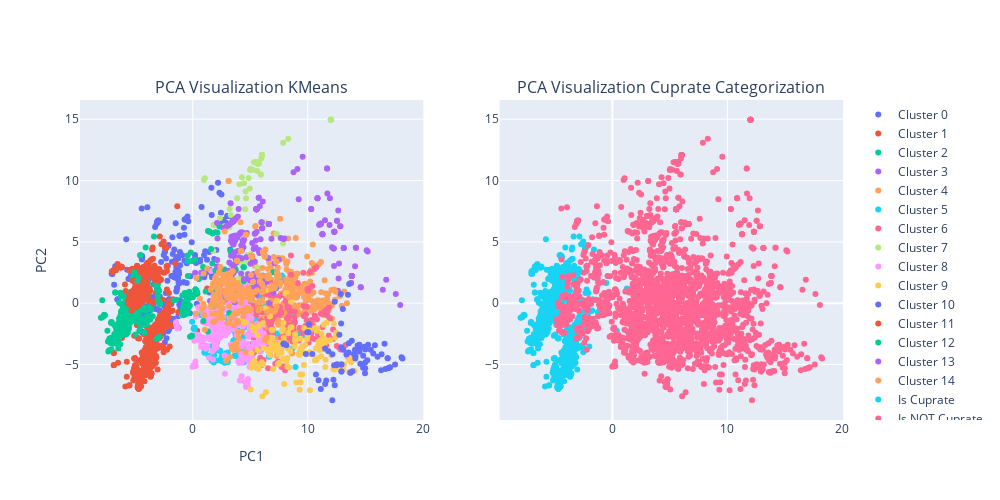

The cell this chart's notebook holds for it:
### Code cell
fig = py.subplots.make_subplots(rows=1, cols=2,
    subplot_titles=("PCA Visualization KMeans", "PCA Visualization Cuprate Categorization"))

for i in range(n_clusters):
    fig.add_trace( go.Scatter(
                        x = clusters[i]["PC1_2d"],
                        y = clusters[i]["PC2_2d"],
                        mode = "markers",
                        name = "Cluster {}".format(i),
                        text = None),
                        row=1, col=1
                )
for cuprate_or_not in ['Is Cuprate', 'Is NOT Cuprate']:
    fig.add_trace( go.Scatter(
                        x = plotX[plotX['is_cuprate'] == (cuprate_or_not=='Is Cuprate')]["PC1_2d"],
                        y = plotX[plotX['is_cuprate'] == (cuprate_or_not=='Is Cuprate')]["PC2_2d"],
                        mode = "markers",
                        name = cuprate_or_not,
                        text = None),
                        row=1, col=2
                )

fig.update_layout(
    xaxis= dict(title= 'PC1',ticklen= 5,zeroline= False),
    yaxis= dict(title= 'PC2',ticklen= 5,zeroline= False),
    autosize=False,
    width=1000,
    height=500)
fig.show()

### Figure 1 — Plotly figure (JSON) as saved in the notebook; plotly's stock layout.template omitted (floating-point values rounded to 4 significant figures; data arrays with more than 128 entries replaced by an {"elided": "..."} marker saying what was removed)
{"data": [{"mode": "markers", "name": "Cluster 0", "type": "scatter", "x": {"elided": "336 float values"}, "xaxis": "x", "y": {"elided": "336 float values"}, "yaxis": "y"}, {"mode": "markers", "name": "Cluster 1", "type": "scatter", "x": {"elided": "465 float values"}, "xaxis": "x", "y": {"elided": "465 float values"}, "yaxis": "y"}, {"mode": "markers", "name": "Cluster 2", "type": "scatter", "x": {"elided": "758 float values"}, "xaxis": "x", "y": {"elided": "758 float values"}, "yaxis": "y"}, {"mode": "markers", "name": "Cluster 3", "type": "scatter", "x": [12.82, 10.84, 11.12, 16.82, 13.76, 8.762, 12.67, 13.82, 11.12, 9.555, 10.84, 9.101, 12.54, 11.0, 13.13, 11.12, 11.0, 12.31, 13.13, 10.3, 12.65, 11.12, 15.21, 14.6, 9.208, 12.54, 12.31, 13.82, 11.68, 14.11, 14.18, 15.12, 14.18, 11.7, 12.25, 13.82, 13.13, 12.71, 12.31, 11.68, 12.62, 11.12, 11.27, 10.84, 17.65, 11.27, 11.27, 10.3, 12.1, 12.82, 16.52, 11.89, 14.6, 13.82, 12.28, 12.25, 11.93, 18.03, 11.27, 13.76, 11.5, 12.31], "xaxis": "x", "y": [6.279, 8.565, 6.486, 1.908, 1.637, 10.67, 2.02, 2.206, 6.486, 11.95, 8.565, 10.94, 6.729, 6.405, 4.506, 6.486, 6.405, 5.821, 4.506, 7.674, 7.548, 6.486, 4.214, 1.292, 8.469, 6.729, 5.821, 2.206, 10.98, 3.018, 4.526, 4.308, 4.526, 8.944, 4.458, 2.206, 4.506, 3.244, 5.821, 10.98, 1.014, 6.486, 5.611, 8.565, 0.7532, 5.611, 5.611, 7.674, 4.55, 6.279, 1.098, 6.37, 1.292, 2.206, 3.032, 4.458, 8.548, -0.1419, 5.611, 1.637, 6.752, 5.821], "yaxis": "y"}, {"mode": "markers", "name": "Cluster 4", "type": "scatter", "x": {"elided": "433 float values"}, "xaxis": "x", "y": {"elided": "433 float values"}, "yaxis": "y"}, {"mode": "markers", "name": "Cluster 5", "type": "scatter", "x": {"elided": "153 float values"}, "xaxis": "x", "y": {"elided": "153 float values"}, "yaxis": "y"}, {"mode": "markers", "name": "Cluster 6", "type": "scatter", "x": {"elided": "170 float values"}, "xaxis": "x", "y": {"elided": "170 float values"}, "yaxis": "y"}, {"mode": "markers", "name": "Cluster 7", "type": "scatter", "x": [12.0, 12.0, 1.838, 5.521, 3.214, 5.957, 7.864, 5.318, 4.373, 4.774, 4.303, 6.021, 12.0, 5.521, 4.556, 5.521, 4.991, 3.929, 6.021, 4.638, 4.447, 5.927, 4.62, 12.0, 6.021, 6.021, 4.754, 1.797, 6.021, 3.865, 5.196, 4.752, 4.158, 4.86, 4.503, 5.731, 4.818, 1.838, 2.741, 4.839, 4.277, 12.0, 6.402, 7.297, 12.0, 5.293, 5.608, 4.963, 1.838, 5.521, 0.9734, 1.058, 5.927, 12.0, 8.298, 5.205, 5.234, 3.203, 4.052, 6.021, 4.315, 4.595, 5.731, 12.0, 2.382, 5.637, 4.411, 7.853, 5.045, 6.3, 5.609, 3.305, 5.018, 5.731], "xaxis": "x", "y": [14.96, 14.96, 6.386, 11.52, 7.678, 11.79, 13.07, 11.48, 1.969, 2.409, 3.181, 12.08, 14.96, 11.52, 7.658, 11.52, 10.86, 1.99, 12.08, 8.549, 9.771, 10.5, 3.357, 14.96, 12.08, 12.08, 3.672, 4.254, 12.08, 8.563, 1.684, 3.92, 2.098, 10.2, 3.386, 11.38, 1.154, 6.386, 6.281, 1.223, 10.28, 14.96, 6.412, 5.642, 14.96, 1.541, 2.901, 9.358, 6.386, 11.52, 10.05, 10.18, 10.5, 14.96, 13.41, 10.88, 1.627, 6.184, 9.692, 12.08, 3.348, 9.099, 11.38, 14.96, 6.952, 11.35, 3.02, 4.863, 3.988, 6.577, 10.78, 7.195, 10.94, 11.38], "yaxis": "y"}, {"mode": "markers", "name": "Cluster 8", "type": "scatter", "x": {"elided": "375 float values"}, "xaxis": "x", "y": {"elided": "375 float values"}, "yaxis": "y"}, {"mode": "markers", "name": "Cluster 9", "type": "scatter", "x": {"elided": "169 float values"}, "xaxis": "x", "y": {"elided": "169 float values"}, "yaxis": "y"}, {"mode": "markers", "name": "Cluster 10", "type": "scatter", "x": [12.93, 15.17, 16.75, 14.15, 15.0, 14.81, 14.99, 16.41, 11.13, 12.14, 12.29, 11.6, 16.07, 7.975, 10.1, 14.1, 14.66, 7.908, 17.59, 14.13, 12.74, 14.49, 12.9, 11.52, 13.54, 14.98, 14.82, 11.51, 17.06, 12.5, 17.16, 12.34, 12.55, 11.79, 14.49, 12.23, 9.956, 13.6, 14.95, 14.56, 12.35, 18.23, 14.34, 7.234, 12.93, 13.69, 15.0, 16.94, 13.75, 16.38, 10.94, 13.49, 14.17, 12.91, 10.39, 15.83, 13.09, 12.87, 12.92, 15.47, 12.92, 13.57, 18.15, 16.68, 13.36, 10.07, 10.71, 12.13, 9.837, 7.907, 14.02, 16.95, 13.83, 8.139, 14.42, 15.24, 7.897, 15.69, 16.99, 13.05, 13.88], "xaxis": "x", "y": [-5.566, -4.656, -5.378, -4.329, -3.784, -5.263, -5.312, -4.168, -7.003, -4.174, -5.055, -6.297, -4.375, -3.343, -1.729, -3.797, -3.589, -3.285, -5.006, -4.511, -2.583, -3.381, -1.653, -3.699, -4.03, -5.725, -4.29, -6.584, -5.27, -5.063, -5.229, 0.1133, -4.986, -3.925, -3.951, -6.242, -2.379, 1.557, -3.562, -4.935, -6.684, -4.519, -3.451, 1.196, -5.566, -5.675, -4.828, -4.493, -5.663, -5.464, -6.279, 0.6918, -3.814, -3.586, -4.14, -3.429, -3.808, 0.7469, -4.998, -3.801, -4.998, -3.274, -4.403, -3.3, -4.179, -2.363, -5.823, -7.917, -4.153, -3.324, -4.152, -4.488, -3.065, -3.438, -3.769, -3.4, -3.305, -4.111, -5.298, -0.476, -5.561], "yaxis": "y"}, {"mode": "markers", "name": "Cluster 11", "type": "scatter", "x": {"elided": "1307 float values"}, "xaxis": "x", "y": {"elided": "1307 float values"}, "yaxis": "y"}, {"mode": "markers", "name": "Cluster 12", "type": "scatter", "x": {"elided": "140 float values"}, "xaxis": "x", "y": {"elided": "140 float values"}, "yaxis": "y"}, {"mode": "markers", "name": "Cluster 13", "type": "scatter", "x": {"elided": "172 float values"}, "xaxis": "x", "y": {"elided": "172 float values"}, "yaxis": "y"}, {"mode": "markers", "name": "Cluster 14", "type": "scatter", "x": {"elided": "305 float values"}, "xaxis": "x", "y": {"elided": "305 float values"}, "yaxis": "y"}, {"mode": "markers", "name": "Is Cuprate", "type": "scatter", "x": {"elided": "2497 float values"}, "xaxis": "x2", "y": {"elided": "2497 float values"}, "yaxis": "y2"}, {"mode": "markers", "name": "Is NOT Cuprate", "type": "scatter", "x": {"elided": "2503 float values"}, "xaxis": "x2", "y": {"elided": "2503 float values"}, "yaxis": "y2"}], "layout": {"annotations": [{"font": {"size": 16}, "showarrow": false, "text": "PCA Visualization KMeans", "x": 0.225, "xanchor": "center", "xref": "paper", "y": 1, "yanchor": "bottom", "yref": "paper"}, {"font": {"size": 16}, "showarrow": false, "text": "PCA Visualization Cuprate Categorization", "x": 0.775, "xanchor": "center", "xref": "paper", "y": 1, "yanchor": "bottom", "yref": "paper"}], "autosize": false, "height": 500, "width": 1000, "xaxis": {"anchor": "y", "domain": [0, 0.45], "ticklen": 5, "title": {"text": "PC1"}, "zeroline": false}, "xaxis2": {"anchor": "y2", "domain": [0.55, 1]}, "yaxis": {"anchor": "x", "domain": [0, 1], "ticklen": 5, "title": {"text": "PC2"}, "zeroline": false}, "yaxis2": {"anchor": "x2", "domain": [0, 1]}}}
